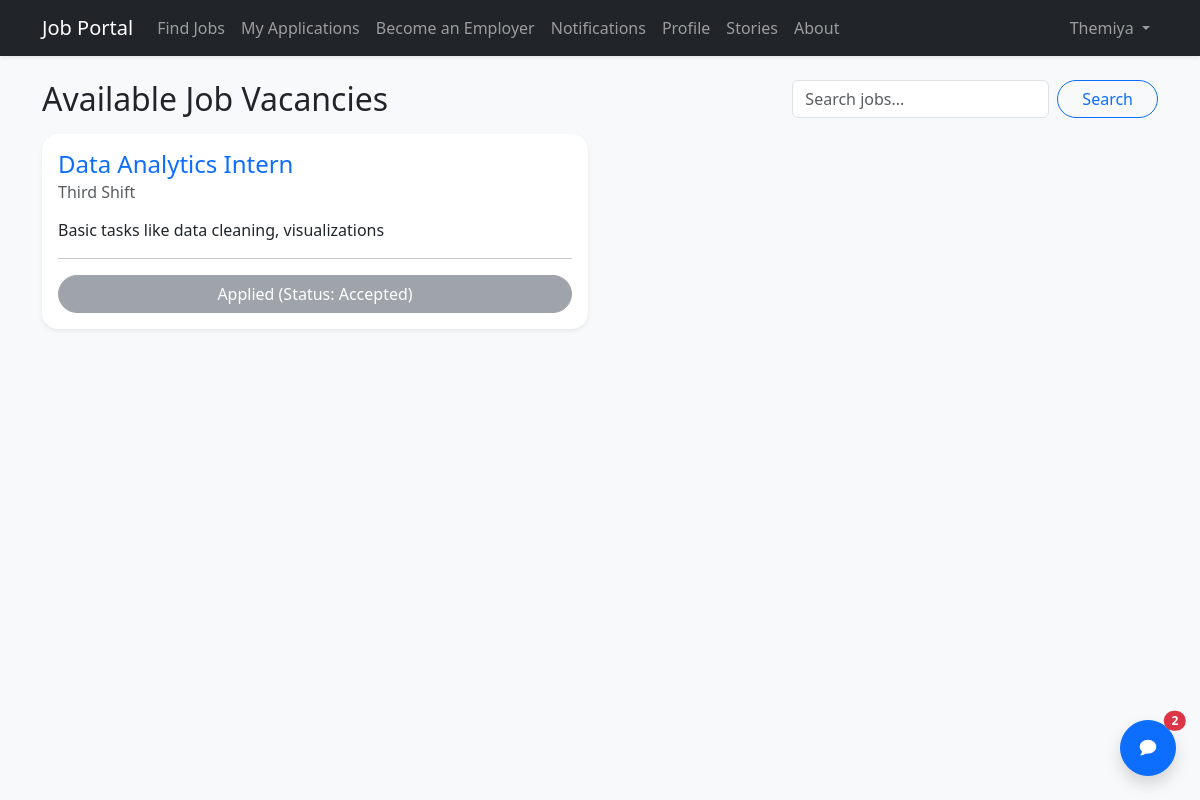
Page /jobs/ (signed in) on the committed database.
### jobs/models.py (models this page shows, shortened)
class Job(models.Model):
    title = models.CharField(max_length=100)
    description = models.TextField()
    company = models.CharField(max_length=100)
    created_by = models.ForeignKey(User, on_delete=models.CASCADE)

### applications/models.py (models this page shows, shortened)
class Application(models.Model):
    STATUS_CHOICES = [
        ('Pending', 'Pending'),
        ('Accepted', 'Accepted'),
        ('Rejected', 'Rejected'),
    ]
    user = models.ForeignKey(User, on_delete=models.CASCADE)
    job = models.ForeignKey(Job, on_delete=models.CASCADE)
    applied_date = models.DateTimeField(auto_now_add=True)
    status = models.CharField(max_length=20, choices=STATUS_CHOICES, default='Pending')
    class Meta:
        constraints = [
            models.UniqueConstraint(fields=["user", "job"], name="unique_application_per_user_job"),
        ]

### jobs/views.py (the view)
# urls.py: path('', views.job_list, name='job_list'),
def job_list(request):
    q = (request.GET.get("q") or "").strip()
    jobs_qs = Job.objects.all().order_by("-id")  # Show newest first
    if q:
        jobs_qs = jobs_qs.filter(Q(title__icontains=q) | Q(description__icontains=q))
    if request.user.is_authenticated:
        user_apps = Application.objects.filter(user=request.user)
        app_dict = {app.job_id: app.status for app in user_apps}
    paginator = Paginator(jobs_qs, 10)
    page_number = request.GET.get("page")
    page_obj = paginator.get_page(page_number)
    if request.user.is_authenticated:
        for job in page_obj:
            job.applied_status = app_dict.get(job.id, None)
    return render(request, "job_list.html", {"page_obj": page_obj, "q": q})

### jobportal/context_processors.py (called while the page is built)
def unread_notifications_count(request):
    if not getattr(request, "user", None) or not request.user.is_authenticated:
        return {
            "unread_notifications_count": 0,
            "unread_message_count": 0,
            "recent_messages": [],
        }
    return {
        "unread_notifications_count": Notification.objects.filter(
            recipient=request.user, is_read=False
        ).count(),
        "unread_message_count": DirectMessage.objects.filter(
            recipient=request.user, is_read=False
        ).count(),
        "recent_messages": DirectMessage.objects.filter(recipient=request.user)
        .select_related("sender")
        .only("id", "sender__username", "subject", "body", "sent_at", "is_read")
        [:10],
    }

### jobs/templates/job_list.html (shortened to what this page needs)
{% extends 'base.html' %}
{% block content %}
<div class="d-flex flex-wrap justify-content-between align-items-center gap-2 mb-3">
    <h2 class="mb-0">Available Job Vacancies</h2>
    <form method="GET" class="d-flex" role="search">
        <input
            class="form-control me-2"
            type="search"
            name="q"
            placeholder="Search jobs..."
            value="{{ q|default:'' }}"
            aria-label="Search"
        >
        <button class="btn btn-outline-primary rounded-pill px-4" type="submit">Search</button>
    </form>
</div>
<div class="row">
    {% for job in page_obj %}
    <div class="col-md-6 mb-4">
        <div class="card shadow-sm border-0 rounded-4 h-100 card-lift">
            <div class="card-body">
                <h4 class="card-title text-primary">{{ job.title }}</h4>
                <h6 class="card-subtitle mb-3 text-muted"> {{ job.company }}</h6>
                <p class="card-text">{{ job.description }}</p>
                <hr>
                {% if user.is_authenticated %}
                    {% if job.created_by == user %}
                        <span class="badge bg-info text-dark w-100 py-2">Your Job Post</span>
                    {% elif job.applied_status %}
                        <button class="btn btn-secondary w-100 rounded-pill" disabled>
                            Applied (Status: {{ job.applied_status }})
                        </button>
                    {% else %}
                        <a href="{% url 'apply_job' job.id %}" class="btn btn-gradient-primary w-100 rounded-pill">Apply Now</a>
                    {% endif %}
                {% else %}
                    <a href="{% url 'login' %}" class="btn btn-outline-primary w-100 rounded-pill">Login to Apply</a>
                {% endif %}
            </div>
        </div>
    </div>
    {% empty %}
    <div class="col-12"><p class="text-muted">No jobs are currently available.</p></div>
    {% endfor %}
</div>
{% endblock %}

### templates/base.html (shortened to what this page needs)
<!DOCTYPE html>
<html lang="en">
<head>
    <link href="https://cdn.jsdelivr.net/npm/bootstrap@5.3.0/dist/css/bootstrap.min.css" rel="stylesheet">
</head>
<body class="bg-light">
<nav class="navbar navbar-expand-lg navbar-dark bg-dark mb-4 shadow-sm">
    <div class="container">
        <a class="navbar-brand" href="/">Job Portal</a>
        <div class="collapse navbar-collapse" id="mainNavbar">
            <ul class="navbar-nav me-auto mb-2 mb-lg-0">
                {% if user.is_authenticated %}
                  {% if user.groups.all.0.name == 'Employer' %}
                    <li class="nav-item"><a class="nav-link" href="{% url 'job_list' %}">Find Jobs</a></li>
                    <li class="nav-item"><a class="nav-link" href="{% url 'talent_list' %}">Hire Talent</a></li>
                    <li class="nav-item"><a class="nav-link" href="{% url 'my_applications' %}">My Applications</a></li>
                    <li class="nav-item">
                      <a class="nav-link" href="{% url 'notifications_list' %}">
                        Notifications
                        {% if unread_notifications_count %}
                          <span class="badge text-bg-danger rounded-pill ms-1">{{ unread_notifications_count }}</span>
                        {% endif %}
                      </a>
                    </li>
                    <li class="nav-item"><a class="nav-link" href="{% url 'profile_detail' user.id %}">Profile</a></li>
                    <li class="nav-item"><a class="nav-link" href="{% url 'story_list' %}">Stories</a></li>
                    <li class="nav-item"><a class="nav-link" href="{% url 'about_us' %}">About</a></li>
                  {% else %}
                    <li class="nav-item"><a class="nav-link" href="{% url 'job_list' %}">Find Jobs</a></li>
                    <li class="nav-item"><a class="nav-link" href="{% url 'my_applications' %}">My Applications</a></li>
                    <li class="nav-item"><a class="nav-link" href="{% url 'become_employer' %}">Become an Employer</a></li>
                    <li class="nav-item">
                      <a class="nav-link" href="{% url 'notifications_list' %}">
                        Notifications
                      </a>
                    </li>
                    <li class="nav-item"><a class="nav-link" href="{% url 'profile_detail' user.id %}">Profile</a></li>
                    <li class="nav-item"><a class="nav-link" href="{% url 'story_list' %}">Stories</a></li>
                    <li class="nav-item"><a class="nav-link" href="{% url 'about_us' %}">About</a></li>
                  {% endif %}
                {% else %}
                  <li class="nav-item"><a class="nav-link" href="{% url 'job_list' %}">Find Jobs</a></li>
                  <li class="nav-item"><a class="nav-link" href="{% url 'story_list' %}">Stories</a></li>
                  <li class="nav-item"><a class="nav-link" href="{% url 'about_us' %}">About</a></li>
                {% endif %}
            </ul>
            <ul class="navbar-nav ms-auto align-items-lg-center">
                {% if user.is_authenticated %}
                    <li class="nav-item dropdown">
                        <a class="nav-link dropdown-toggle" href="#" role="button" data-bs-toggle="dropdown" aria-expanded="false">
                            {{ user.username }}
                        </a>
                    </li>
                {% endif %}
            </ul>
        </div>
    </div>
</nav>
<div class="container">
    {% block content %}
    {% endblock %}
</div>
{% if user.is_authenticated %}
  <button
    type="button"
    class="btn btn-primary position-fixed bottom-0 end-0 m-4 rounded-circle shadow d-flex align-items-center justify-content-center"
    style="width: 56px; height: 56px; z-index: 1080;"
    data-bs-toggle="offcanvas"
    data-bs-target="#inboxOffcanvas"
    aria-controls="inboxOffcanvas"
    aria-label="Open inbox"
  >
    {% if unread_message_count %}
      <span class="position-absolute top-0 start-100 translate-middle badge rounded-pill text-bg-danger">
        {{ unread_message_count }}
      </span>
    {% endif %}
  </button>
{% endif %}
</body>
</html>

### templates/base.html (style rules this page uses)
.card-lift { transition: transform 0.2s ease, box-shadow 0.2s ease; }

### rows in the picture
Job: title "Data Analytics Intern", company "Third Shift", description "Basic tasks like data cleaning, visualizations", applied_status "Accepted"

### other values in the picture
{{ user.username }} "Themiya"
{{ unread_message_count }} "2"
